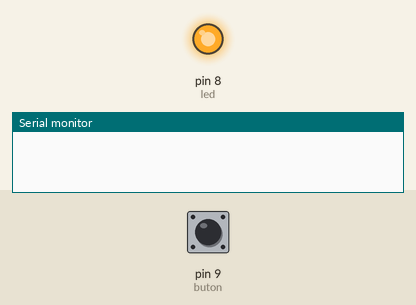
Recording of a sketch running on a simulated Arduino Uno, built with avr-gcc and run on an emulated ATmega328P. On the bench: output pins drawn as LEDs (lit = HIGH), the last lines printed to the serial monitor. The test bench sets the inputs (shaded band); at power-on: pin 9 (buton) HIGH.

Above: at 1.2 s.
1.3 s: pin 9 (buton) pulled LOW for 0.15 s
3.0 s: pin 9 (buton) pulled LOW for 1 s
At 5.0 s:
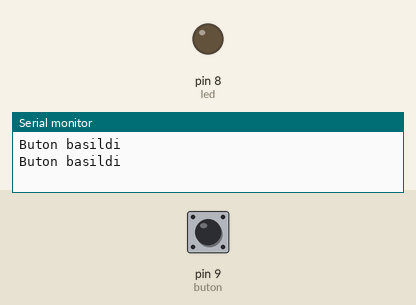
5.5 s: pin 9 (buton) pulled LOW for 3.2 s
At 9.7 s:
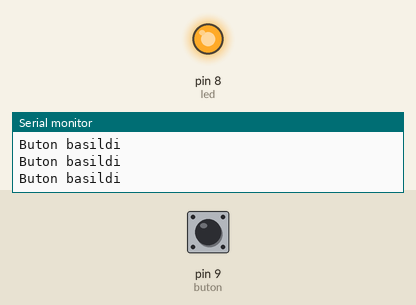
Timing chart, 0 to 11.2 s (numbered marks = the images above; inputs shaded):
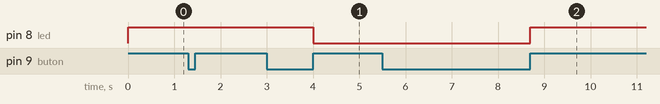

Measured:
- after the input at 3.0 s, pin 8 (led): HIGH → LOW after 1.0 s
- after the input at 5.5 s, pin 8 (led): LOW → HIGH after 3.2 s

The sketch:

butonaBasincaLedYanarBasincaSoner.ino
```cpp
#define buton 9
#define led 8
boolean durum=HIGH;
void setup()
{
  pinMode(led,OUTPUT);
  pinMode(buton,INPUT);
  Serial.begin(9600);
  digitalWrite(led,HIGH);
}


void loop()
{
 if (digitalRead(buton) == LOW)
 {
  delay(200);
  while(digitalRead(buton)==LOW);
  Serial.println("Buton basildi");
  digitalWrite(led,durum);
  durum=!durum;
 }

}
```
